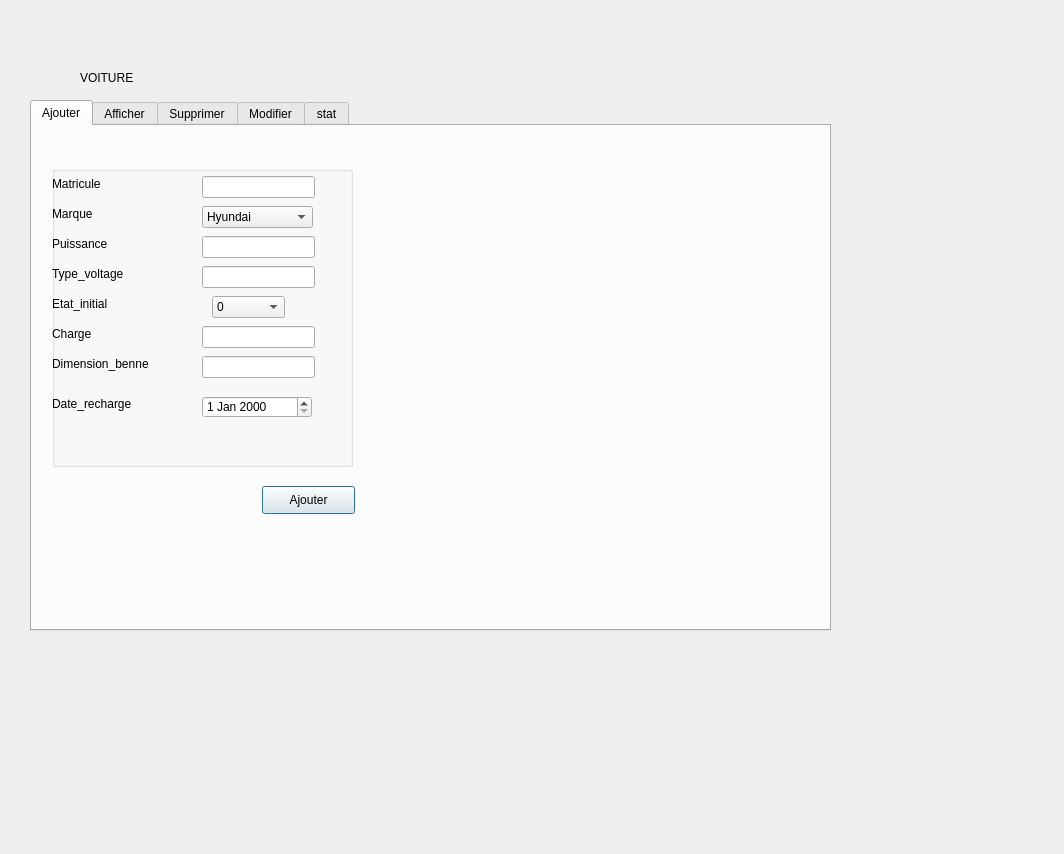
<?xml version="1.0" encoding="UTF-8"?>
<ui version="4.0">
 <class>voit</class>
 <widget class="QDialog" name="voit">
  <property name="geometry">
   <rect>
    <x>0</x>
    <y>0</y>
    <width>1064</width>
    <height>854</height>
   </rect>
  </property>
  <property name="windowTitle">
   <string>Dialog</string>
  </property>
  <widget class="QLabel" name="label_10">
   <property name="geometry">
    <rect>
     <x>80</x>
     <y>70</y>
     <width>56</width>
     <height>16</height>
    </rect>
   </property>
   <property name="text">
    <string>VOITURE</string>
   </property>
  </widget>
  <widget class="QTabWidget" name="tabWidget">
   <property name="geometry">
    <rect>
     <x>30</x>
     <y>100</y>
     <width>801</width>
     <height>531</height>
    </rect>
   </property>
   <property name="styleSheet">
    <string notr="true">background-image: url(&quot;C:/Users/LENOVO/Downloads/interface.jpg&quot;);</string>
   </property>
   <property name="currentIndex">
    <number>0</number>
   </property>
   <widget class="QWidget" name="tab">
    <attribute name="title">
     <string>Ajouter</string>
    </attribute>
    <widget class="QGroupBox" name="groupBox_2">
     <property name="geometry">
      <rect>
       <x>20</x>
       <y>40</y>
       <width>301</width>
       <height>301</height>
      </rect>
     </property>
     <property name="title">
      <string/>
     </property>
     <widget class="QLabel" name="label_11">
      <property name="geometry">
       <rect>
        <x>0</x>
        <y>10</y>
        <width>56</width>
        <height>16</height>
       </rect>
      </property>
      <property name="text">
       <string>Matricule</string>
      </property>
     </widget>
     <widget class="QLabel" name="label_12">
      <property name="geometry">
       <rect>
        <x>0</x>
        <y>40</y>
        <width>56</width>
        <height>16</height>
       </rect>
      </property>
      <property name="text">
       <string>Marque</string>
      </property>
     </widget>
     <widget class="QLabel" name="label_13">
      <property name="geometry">
       <rect>
        <x>0</x>
        <y>70</y>
        <width>56</width>
        <height>16</height>
       </rect>
      </property>
      <property name="text">
       <string>Puissance</string>
      </property>
     </widget>
     <widget class="QLabel" name="label_14">
      <property name="geometry">
       <rect>
        <x>0</x>
        <y>100</y>
        <width>91</width>
        <height>16</height>
       </rect>
      </property>
      <property name="text">
       <string>Type_voltage</string>
      </property>
     </widget>
     <widget class="QLabel" name="label_15">
      <property name="geometry">
       <rect>
        <x>0</x>
        <y>130</y>
        <width>81</width>
        <height>16</height>
       </rect>
      </property>
      <property name="text">
       <string>Etat_initial</string>
      </property>
     </widget>
     <widget class="QLabel" name="label_16">
      <property name="geometry">
       <rect>
        <x>0</x>
        <y>160</y>
        <width>161</width>
        <height>16</height>
       </rect>
      </property>
      <property name="text">
       <string>Charge</string>
      </property>
     </widget>
     <widget class="QLabel" name="label_17">
      <property name="geometry">
       <rect>
        <x>0</x>
        <y>190</y>
        <width>131</width>
        <height>16</height>
       </rect>
      </property>
      <property name="text">
       <string>Dimension_benne</string>
      </property>
     </widget>
     <widget class="QLabel" name="label_19">
      <property name="geometry">
       <rect>
        <x>0</x>
        <y>230</y>
        <width>101</width>
        <height>16</height>
       </rect>
      </property>
      <property name="text">
       <string>Date_recharge</string>
      </property>
     </widget>
     <widget class="QLineEdit" name="lineEdit_10">
      <property name="geometry">
       <rect>
        <x>150</x>
        <y>10</y>
        <width>113</width>
        <height>22</height>
       </rect>
      </property>
      <property name="maxLength">
       <number>9999</number>
      </property>
      <property name="readOnly">
       <bool>false</bool>
      </property>
     </widget>
     <widget class="QLineEdit" name="lineEdit_12">
      <property name="geometry">
       <rect>
        <x>150</x>
        <y>70</y>
        <width>113</width>
        <height>22</height>
       </rect>
      </property>
      <property name="maxLength">
       <number>100000</number>
      </property>
     </widget>
     <widget class="QLineEdit" name="lineEdit_13">
      <property name="geometry">
       <rect>
        <x>150</x>
        <y>100</y>
        <width>113</width>
        <height>22</height>
       </rect>
      </property>
      <property name="maxLength">
       <number>100000</number>
      </property>
     </widget>
     <widget class="QLineEdit" name="lineEdit_15">
      <property name="geometry">
       <rect>
        <x>150</x>
        <y>160</y>
        <width>113</width>
        <height>22</height>
       </rect>
      </property>
      <property name="maxLength">
       <number>1000</number>
      </property>
     </widget>
     <widget class="QLineEdit" name="lineEdit_16">
      <property name="geometry">
       <rect>
        <x>150</x>
        <y>190</y>
        <width>113</width>
        <height>22</height>
       </rect>
      </property>
     </widget>
     <widget class="QDateEdit" name="dateEdit">
      <property name="geometry">
       <rect>
        <x>150</x>
        <y>230</y>
        <width>110</width>
        <height>22</height>
       </rect>
      </property>
     </widget>
     <widget class="QComboBox" name="comboBox_2">
      <property name="geometry">
       <rect>
        <x>150</x>
        <y>40</y>
        <width>111</width>
        <height>22</height>
       </rect>
      </property>
      <item>
       <property name="text">
        <string>Hyundai</string>
       </property>
      </item>
      <item>
       <property name="text">
        <string>Mercedes</string>
       </property>
      </item>
      <item>
       <property name="text">
        <string>BMW</string>
       </property>
      </item>
      <item>
       <property name="text">
        <string>Volswagen</string>
       </property>
      </item>
     </widget>
     <widget class="QComboBox" name="comboBox_7">
      <property name="geometry">
       <rect>
        <x>160</x>
        <y>130</y>
        <width>73</width>
        <height>22</height>
       </rect>
      </property>
      <item>
       <property name="text">
        <string>0</string>
       </property>
      </item>
      <item>
       <property name="text">
        <string>1</string>
       </property>
      </item>
     </widget>
    </widget>
    <widget class="QPushButton" name="pushButton_2">
     <property name="geometry">
      <rect>
       <x>230</x>
       <y>360</y>
       <width>93</width>
       <height>28</height>
      </rect>
     </property>
     <property name="text">
      <string>Ajouter</string>
     </property>
    </widget>
    <widget class="QLabel" name="label_22">
     <property name="geometry">
      <rect>
       <x>20</x>
       <y>10</y>
       <width>381</width>
       <height>16</height>
      </rect>
     </property>
     <property name="text">
      <string/>
     </property>
    </widget>
    <widget class="QLabel" name="label_23">
     <property name="geometry">
      <rect>
       <x>10</x>
       <y>10</y>
       <width>791</width>
       <height>491</height>
      </rect>
     </property>
     <property name="styleSheet">
      <string notr="true"/>
     </property>
     <property name="text">
      <string/>
     </property>
     <property name="pixmap">
      <pixmap>../../Documents/Capture.JPG</pixmap>
     </property>
    </widget>
    <zorder>label_23</zorder>
    <zorder>groupBox_2</zorder>
    <zorder>pushButton_2</zorder>
    <zorder>label_22</zorder>
   </widget>
   <widget class="QWidget" name="tab_2">
    <attribute name="title">
     <string>Afficher</string>
    </attribute>
    <widget class="QTableView" name="tableView">
     <property name="geometry">
      <rect>
       <x>10</x>
       <y>10</y>
       <width>761</width>
       <height>291</height>
      </rect>
     </property>
    </widget>
    <widget class="QLabel" name="label_24">
     <property name="geometry">
      <rect>
       <x>10</x>
       <y>0</y>
       <width>681</width>
       <height>421</height>
      </rect>
     </property>
     <property name="text">
      <string/>
     </property>
     <property name="pixmap">
      <pixmap>../../Documents/Capture.JPG</pixmap>
     </property>
    </widget>
    <widget class="QPushButton" name="pushButton_5">
     <property name="geometry">
      <rect>
       <x>10</x>
       <y>390</y>
       <width>93</width>
       <height>28</height>
      </rect>
     </property>
     <property name="text">
      <string>Trier</string>
     </property>
    </widget>
    <widget class="QComboBox" name="comboBox">
     <property name="geometry">
      <rect>
       <x>0</x>
       <y>360</y>
       <width>111</width>
       <height>22</height>
      </rect>
     </property>
     <item>
      <property name="text">
       <string>matricule</string>
      </property>
     </item>
     <item>
      <property name="text">
       <string>marque</string>
      </property>
     </item>
    </widget>
    <widget class="QPushButton" name="pushButton_6">
     <property name="geometry">
      <rect>
       <x>160</x>
       <y>390</y>
       <width>101</width>
       <height>28</height>
      </rect>
     </property>
     <property name="text">
      <string>Rechercher</string>
     </property>
    </widget>
    <widget class="QLineEdit" name="lineEdit_8">
     <property name="geometry">
      <rect>
       <x>150</x>
       <y>360</y>
       <width>113</width>
       <height>22</height>
      </rect>
     </property>
    </widget>
    <widget class="QPushButton" name="pushButton_13">
     <property name="geometry">
      <rect>
       <x>290</x>
       <y>390</y>
       <width>101</width>
       <height>28</height>
      </rect>
     </property>
     <property name="text">
      <string>stat</string>
     </property>
    </widget>
    <widget class="QPushButton" name="pushButton_7">
     <property name="geometry">
      <rect>
       <x>430</x>
       <y>390</y>
       <width>93</width>
       <height>28</height>
      </rect>
     </property>
     <property name="text">
      <string>pdf</string>
     </property>
    </widget>
    <zorder>label_24</zorder>
    <zorder>tableView</zorder>
    <zorder>pushButton_5</zorder>
    <zorder>comboBox</zorder>
    <zorder>pushButton_6</zorder>
    <zorder>lineEdit_8</zorder>
    <zorder>pushButton_13</zorder>
    <zorder>pushButton_7</zorder>
   </widget>
   <widget class="QWidget" name="tab_3">
    <attribute name="title">
     <string>Supprimer</string>
    </attribute>
    <widget class="QPushButton" name="pushButton">
     <property name="geometry">
      <rect>
       <x>250</x>
       <y>300</y>
       <width>93</width>
       <height>28</height>
      </rect>
     </property>
     <property name="text">
      <string>Supprimer</string>
     </property>
    </widget>
    <widget class="QLabel" name="label_20">
     <property name="geometry">
      <rect>
       <x>30</x>
       <y>100</y>
       <width>101</width>
       <height>20</height>
      </rect>
     </property>
     <property name="text">
      <string>Matricule</string>
     </property>
    </widget>
    <widget class="QLineEdit" name="lineEdit_19">
     <property name="geometry">
      <rect>
       <x>180</x>
       <y>100</y>
       <width>113</width>
       <height>22</height>
      </rect>
     </property>
    </widget>
    <widget class="QLabel" name="label_25">
     <property name="geometry">
      <rect>
       <x>20</x>
       <y>5</y>
       <width>671</width>
       <height>471</height>
      </rect>
     </property>
     <property name="text">
      <string/>
     </property>
     <property name="pixmap">
      <pixmap>../../Documents/Capture.JPG</pixmap>
     </property>
    </widget>
    <zorder>label_25</zorder>
    <zorder>pushButton</zorder>
    <zorder>label_20</zorder>
    <zorder>lineEdit_19</zorder>
   </widget>
   <widget class="QWidget" name="tab_4">
    <attribute name="title">
     <string>Modifier</string>
    </attribute>
    <widget class="QGroupBox" name="groupBox">
     <property name="geometry">
      <rect>
       <x>30</x>
       <y>90</y>
       <width>301</width>
       <height>301</height>
      </rect>
     </property>
     <property name="title">
      <string/>
     </property>
     <widget class="QLabel" name="label">
      <property name="geometry">
       <rect>
        <x>0</x>
        <y>10</y>
        <width>56</width>
        <height>16</height>
       </rect>
      </property>
      <property name="text">
       <string>Matricule</string>
      </property>
     </widget>
     <widget class="QLabel" name="label_2">
      <property name="geometry">
       <rect>
        <x>0</x>
        <y>40</y>
        <width>56</width>
        <height>16</height>
       </rect>
      </property>
      <property name="text">
       <string>Marque</string>
      </property>
     </widget>
     <widget class="QLabel" name="label_3">
      <property name="geometry">
       <rect>
        <x>0</x>
        <y>70</y>
        <width>56</width>
        <height>16</height>
       </rect>
      </property>
      <property name="text">
       <string>Puissance</string>
      </property>
     </widget>
     <widget class="QLabel" name="label_4">
      <property name="geometry">
       <rect>
        <x>0</x>
        <y>100</y>
        <width>91</width>
        <height>16</height>
       </rect>
      </property>
      <property name="text">
       <string>Type_voltage</string>
      </property>
     </widget>
     <widget class="QLabel" name="label_5">
      <property name="geometry">
       <rect>
        <x>0</x>
        <y>130</y>
        <width>81</width>
        <height>16</height>
       </rect>
      </property>
      <property name="text">
       <string>Etat_initial</string>
      </property>
     </widget>
     <widget class="QLabel" name="label_6">
      <property name="geometry">
       <rect>
        <x>0</x>
        <y>160</y>
        <width>161</width>
        <height>16</height>
       </rect>
      </property>
      <property name="text">
       <string>Charge</string>
      </property>
     </widget>
     <widget class="QLabel" name="label_7">
      <property name="geometry">
       <rect>
        <x>0</x>
        <y>190</y>
        <width>131</width>
        <height>16</height>
       </rect>
      </property>
      <property name="text">
       <string>Dimension_benne</string>
      </property>
     </widget>
     <widget class="QLabel" name="label_9">
      <property name="geometry">
       <rect>
        <x>0</x>
        <y>230</y>
        <width>101</width>
        <height>16</height>
       </rect>
      </property>
      <property name="text">
       <string>Date_recharge</string>
      </property>
     </widget>
     <widget class="QLineEdit" name="lineEdit">
      <property name="geometry">
       <rect>
        <x>150</x>
        <y>10</y>
        <width>113</width>
        <height>22</height>
       </rect>
      </property>
     </widget>
     <widget class="QLineEdit" name="lineEdit_3">
      <property name="geometry">
       <rect>
        <x>150</x>
        <y>70</y>
        <width>113</width>
        <height>22</height>
       </rect>
      </property>
     </widget>
     <widget class="QLineEdit" name="lineEdit_4">
      <property name="geometry">
       <rect>
        <x>150</x>
        <y>100</y>
        <width>113</width>
        <height>22</height>
       </rect>
      </property>
     </widget>
     <widget class="QLineEdit" name="lineEdit_6">
      <property name="geometry">
       <rect>
        <x>150</x>
        <y>160</y>
        <width>113</width>
        <height>22</height>
       </rect>
      </property>
     </widget>
     <widget class="QLineEdit" name="lineEdit_7">
      <property name="geometry">
       <rect>
        <x>150</x>
        <y>190</y>
        <width>113</width>
        <height>22</height>
       </rect>
      </property>
     </widget>
     <widget class="QDateEdit" name="dateEdit_2">
      <property name="geometry">
       <rect>
        <x>150</x>
        <y>230</y>
        <width>110</width>
        <height>22</height>
       </rect>
      </property>
     </widget>
     <widget class="QComboBox" name="comboBox_3">
      <property name="geometry">
       <rect>
        <x>150</x>
        <y>40</y>
        <width>111</width>
        <height>22</height>
       </rect>
      </property>
      <item>
       <property name="text">
        <string>Hyundai</string>
       </property>
      </item>
      <item>
       <property name="text">
        <string>Mercedes</string>
       </property>
      </item>
      <item>
       <property name="text">
        <string>BMW</string>
       </property>
      </item>
      <item>
       <property name="text">
        <string>Volswagen</string>
       </property>
      </item>
     </widget>
     <widget class="QComboBox" name="comboBox_8">
      <property name="geometry">
       <rect>
        <x>160</x>
        <y>130</y>
        <width>73</width>
        <height>22</height>
       </rect>
      </property>
      <item>
       <property name="text">
        <string>0</string>
       </property>
      </item>
      <item>
       <property name="text">
        <string>1</string>
       </property>
      </item>
     </widget>
    </widget>
    <widget class="QPushButton" name="pushButton_3">
     <property name="geometry">
      <rect>
       <x>210</x>
       <y>60</y>
       <width>93</width>
       <height>28</height>
      </rect>
     </property>
     <property name="text">
      <string>OK</string>
     </property>
    </widget>
    <widget class="QLineEdit" name="lineEdit_20">
     <property name="geometry">
      <rect>
       <x>80</x>
       <y>30</y>
       <width>113</width>
       <height>22</height>
      </rect>
     </property>
    </widget>
    <widget class="QLabel" name="label_21">
     <property name="geometry">
      <rect>
       <x>10</x>
       <y>30</y>
       <width>56</width>
       <height>16</height>
      </rect>
     </property>
     <property name="text">
      <string>Matricule</string>
     </property>
    </widget>
    <widget class="QPushButton" name="pushButton_4">
     <property name="geometry">
      <rect>
       <x>280</x>
       <y>390</y>
       <width>93</width>
       <height>28</height>
      </rect>
     </property>
     <property name="text">
      <string>Modifier</string>
     </property>
    </widget>
    <widget class="QLabel" name="label_26">
     <property name="geometry">
      <rect>
       <x>0</x>
       <y>10</y>
       <width>691</width>
       <height>491</height>
      </rect>
     </property>
     <property name="text">
      <string/>
     </property>
     <property name="pixmap">
      <pixmap>../../Documents/Capture.JPG</pixmap>
     </property>
    </widget>
    <zorder>label_26</zorder>
    <zorder>groupBox</zorder>
    <zorder>pushButton_3</zorder>
    <zorder>lineEdit_20</zorder>
    <zorder>label_21</zorder>
    <zorder>pushButton_4</zorder>
   </widget>
   <widget class="QWidget" name="tab_9">
    <attribute name="title">
     <string>stat</string>
    </attribute>
    <widget class="QFrame" name="horizontalFrame">
     <property name="geometry">
      <rect>
       <x>-20</x>
       <y>10</y>
       <width>711</width>
       <height>411</height>
      </rect>
     </property>
     <layout class="QHBoxLayout" name="horizontalLayout"/>
    </widget>
   </widget>
  </widget>
 </widget>
 <resources/>
 <connections/>
</ui>
